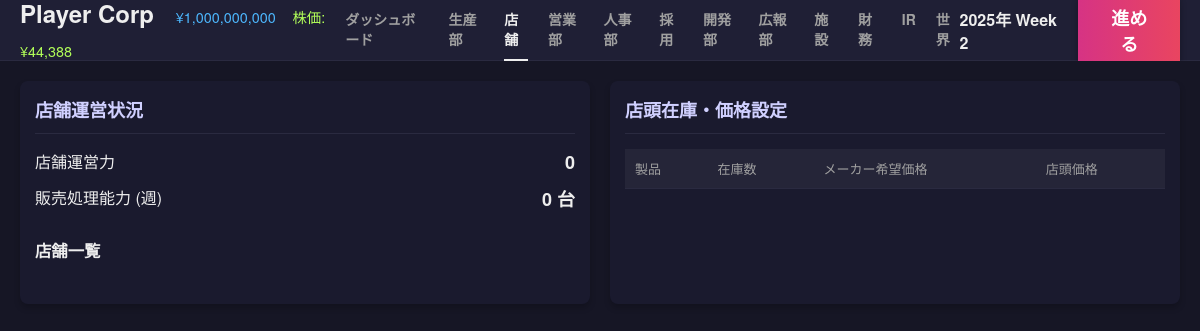
/store, run on an earlier commit of the app's database.
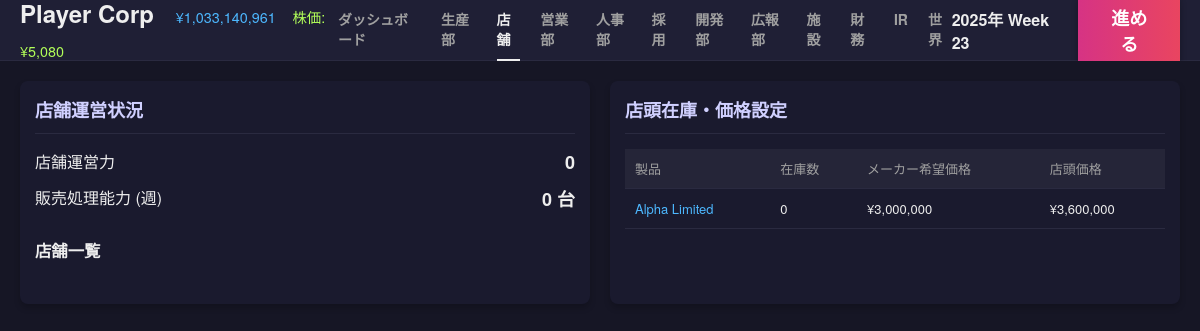
And on a later commit of the database.
### tables this page shows
CREATE TABLE companies (
            id INTEGER PRIMARY KEY AUTOINCREMENT,
            name TEXT,
            type TEXT, -- 'player', 'npc_maker', 'npc_retail', 'system_supplier'
            funds INTEGER,
            brand_power REAL DEFAULT 0,
            industry TEXT DEFAULT 'automotive',
            credit_rating INTEGER DEFAULT 50,
            dev_knowhow REAL DEFAULT 0,
            borrowing_limit INTEGER DEFAULT 0,
            is_active BOOLEAN DEFAULT 1,
            -- Supplier Traits
            trait_material_score REAL DEFAULT 3.0,
            trait_cost_multiplier REAL DEFAULT 1.0,
            part_category TEXT, -- 'engine', 'body', etc. for system_supplier
            
            -- Stock info
            listing_status TEXT DEFAULT 'private', -- 'private', 'public'
            stock_price INTEGER DEFAULT 50000,
            outstanding_shares INTEGER DEFAULT 20000,
            market_cap INTEGER DEFAULT 1000000000
        );

CREATE TABLE inventory (
            id INTEGER PRIMARY KEY AUTOINCREMENT,
            company_id INTEGER,
            design_id INTEGER,
            quantity INTEGER,
            sales_price INTEGER DEFAULT 0, -- 小売での販売価格 (メーカー在庫の場合はMSRPまたは0)
            FOREIGN KEY(company_id) REFERENCES companies(id),
            FOREIGN KEY(design_id) REFERENCES product_designs(id)
        );

CREATE TABLE product_designs (
            id INTEGER PRIMARY KEY AUTOINCREMENT,
            company_id INTEGER,
            name TEXT,
            material_score REAL,
            concept_score REAL,
            production_efficiency REAL,
            base_price INTEGER,
            sales_price INTEGER,
            status TEXT, -- 'developing', 'completed', 'obsolete'
            strategy TEXT, -- 開発方針
            developed_week INTEGER,
            parts_config TEXT, -- JSON: {part_key: {supplier_id, score, cost}}
            awareness REAL DEFAULT 0,
            FOREIGN KEY(company_id) REFERENCES companies(id)
        );

### app.py (the view)
@app.route('/store')
def store():
    player = get_player_company()
    caps = sim.calculate_capabilities(player['id'])
    stores = db.fetch_all("SELECT * FROM facilities WHERE company_id = ? AND type = 'store'", (player['id'],))
    inventory = db.fetch_all("""
        SELECT i.*, d.name as product_name, d.sales_price as msrp
        FROM inventory i JOIN product_designs d ON i.design_id = d.id
        WHERE i.company_id = ?
    """, (player['id'],))
    return render_template('store.html', stores=stores, inventory=inventory, caps=caps)

### app.py (called while the page is built)
def get_player_company():
    res = db.fetch_one("SELECT * FROM companies WHERE type = 'player' LIMIT 1")
    return res

@app.context_processor
def inject_common_data():
    player = get_player_company()
    game_state = db.fetch_one("SELECT * FROM game_state")
    current_week = game_state['week'] if game_state else 0
    year = 2025 + (current_week - 1) // 52
    week_of_year = (current_week - 1) % 52 + 1
    date_str = f"{year}年 Week {week_of_year}"
    header_caps = None
    if player:
        header_caps = sim.calculate_capabilities(player['id'])
    return dict(
        player=player,
        current_week=current_week,
        date_str=date_str,
        active_page=request.endpoint,
        header_caps=header_caps,
        npc_scale=gb.NPC_SCALE_FACTOR
    )

### database.py (called while the page is built)
    def get_connection(self):
        if hasattr(self._local, 'connection') and self._local.connection:
            return self._local.connection, False  # (conn, should_close)
        conn = sqlite3.connect(self.db_path)
        conn.row_factory = sqlite3.Row
        return conn, True

### simulation.py (called while the page is built)
    def get_current_week(self):
        res = db.fetch_one("SELECT week FROM game_state")
        return res['week'] if res else 0

### templates/store.html (shortened to what this page needs)
{% extends "base.html" %}
{% block content %}
<div class="dashboard-grid">
    <div class="card card-large">
        <div class="card-header">
            <h2>店舗運営状況</h2>
        </div>
        <div class="card-body">
            <div class="stat-row">
                <span class="label">店舗運営力</span>
                <span class="value">{{ caps.store_ops|int }}</span>
            </div>
            <div class="stat-row">
                <span class="label">販売処理能力 (週)</span>
                <span class="value">{{ caps.store_throughput|int }} 台</span>
            </div>
            <h3>店舗一覧</h3>
        </div>
    </div>
    <div class="card card-large">
        <div class="card-header">
            <h2>店頭在庫・価格設定</h2>
        </div>
        <div class="card-body">
            <table class="data-table">
                <thead>
                    <tr>
                        <th>製品</th>
                        <th>在庫数</th>
                        <th>メーカー希望価格</th>
                        <th>店頭価格</th>
                    </tr>
                </thead>
                <tbody>
                    {% for item in inventory %}
                    <tr>
                        <td><a href="{{ url_for('product_detail', design_id=item.design_id) }}" style="color: #4db8ff;">{{ item.product_name }}</a></td>
                        <td>{{ item.quantity }}</td>
                        <td>¥{{ "{:,}".format(item.msrp) }}</td>
                        <td>¥{{ "{:,}".format(item.sales_price) }}</td>
                    </tr>
                    {% endfor %}
                </tbody>
            </table>
        </div>
    </div>
</div>
{% endblock %}

### templates/base.html (shortened to what this page needs)
<!DOCTYPE html>
<html lang="ja">
<head>
    <link rel="stylesheet" href="{{ url_for('static', filename='css/style.css') }}">
</head>
<body>
    <div class="app-container">
        <header class="top-bar">
            <div class="logo-area tooltip-container">
                <h1>
                    {% if player %}
                    <span style="font-size: 0.6em; color: #4db8ff; margin-left: 15px; font-weight: normal;">¥{{ "{:,}".format(player.funds|int) }}</span>
                    {% if player.stock_price %}
                    <span style="font-size: 0.6em; color: #b2ff59; margin-left: 10px; font-weight: normal;">株価: ¥{{ "{:,}".format(player.stock_price) }}</span>
                    {% endif %}
                    {% endif %}
                </h1>
            </div>
            <nav class="top-nav">
                <a href="{{ url_for('dashboard') }}" class="{{ 'active' if active_page == 'dashboard' else '' }}">ダッシュボード</a>
                <a href="{{ url_for('production') }}" class="{{ 'active' if active_page == 'production' else '' }}">生産部</a>
                <a href="{{ url_for('store') }}" class="{{ 'active' if active_page == 'store' else '' }}">店舗</a>
                <a href="{{ url_for('sales') }}" class="{{ 'active' if active_page == 'sales' else '' }}">営業部</a>
                <a href="{{ url_for('hr') }}" class="{{ 'active' if active_page == 'hr' else '' }}">人事部</a>
                <a href="{{ url_for('hire_page') }}" class="{{ 'active' if active_page == 'hire_page' else '' }}">採用</a>
                <a href="{{ url_for('dev') }}" class="{{ 'active' if active_page == 'dev' else '' }}">開発部</a>
                <a href="{{ url_for('pr') }}" class="{{ 'active' if active_page == 'pr' else '' }}">広報部</a>
                <a href="{{ url_for('facility') }}" class="{{ 'active' if active_page == 'facility' else '' }}">施設</a>
                <a href="{{ url_for('finance') }}" class="{{ 'active' if active_page == 'finance' else '' }}">財務</a>
                <a href="{{ url_for('ir') }}" class="{{ 'active' if active_page == 'ir' else '' }}">IR</a>
                <a href="{{ url_for('world') }}" class="{{ 'active' if active_page == 'world' else '' }}">世界</a>
            </nav>
            <div class="action-area">
                <div class="date-display">{{ date_str }}</div>
                <form action="{{ url_for('next_week') }}" method="post">
                    <button type="submit" class="btn-next-week">進める</button>
                </form>
            </div>
        </header>
        <main class="main-content">
            {% block content %}{% endblock %}
        </main>
    </div>
</body>
</html>

What changed in the data, as far as the page shows it:
changed companies: funds "1,000,000,000" → "1,033,140,961"; stock_price "44,388" → "5,080"
added inventory: product_name "Alpha Limited", quantity "0", sales_price "3,600,000"
now on this page (row edited): product_designs: msrp "3,000,000"
Also different on the page:
{{ date_str }}: "2025年 Week 2" → "2025年 Week 23"
